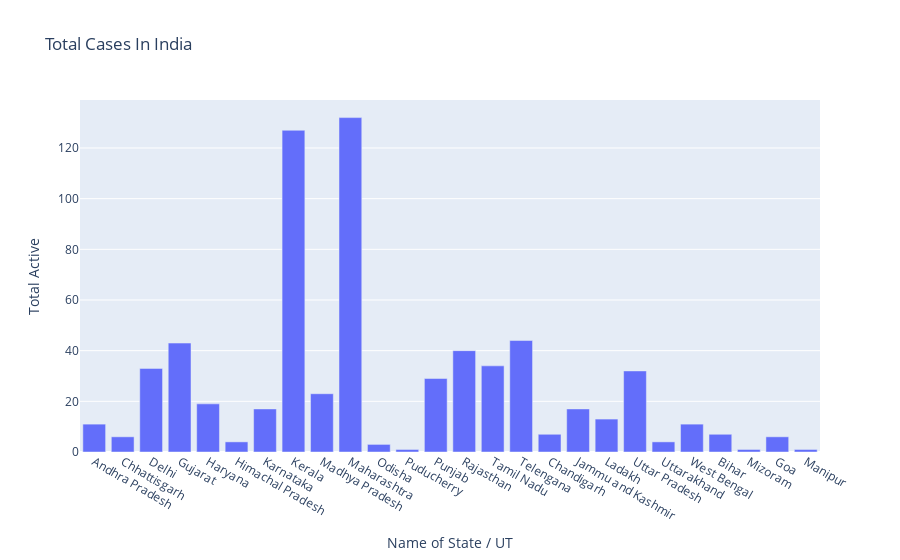

The code cell stored with this chart in its notebook:
### Markdown cell above
## oo vis
### matplotlib

### Code cell
fig=plt.figure(dpi=200,figsize=(20,10))
axes=fig.add_axes([0,0,1,1])
axes.bar(df['Name of State / UT'],df['Total Active'])
axes.set_title('Total Cases In India')
axes.set_xlabel("Name of State / UT")
axes.set_ylabel("Total Active")
plt.show()
#plotly
fig=go.Figure()
fig.add_trace(go.Bar(x=df['Name of State / UT'],y=df['Total Active']))
fig.update_layout(title='Total Cases In India',xaxis=dict(title="Name of State / UT"),yaxis=dict(title="Total Active"))

### Figure 1 — Plotly figure (JSON) as saved in the notebook; plotly's stock layout.template omitted (floating-point values rounded to 4 significant figures)
{"data": [{"type": "bar", "x": ["Andhra Pradesh", "Chhattisgarh", "Delhi", "Gujarat", "Haryana", "Himachal Pradesh", "Karnataka", "Kerala", "Madhya Pradesh", "Maharashtra", "Odisha", "Puducherry", "Punjab", "Rajasthan", "Tamil Nadu", "Telengana", "Chandigarh", "Jammu and Kashmir", "Ladakh", "Uttar Pradesh", "Uttarakhand", "West Bengal", "Bihar", "Mizoram", "Goa", "Manipur"], "y": [11, 6, 33, 43, 19, 4, 17, 127, 23, 132, 3, 1, 29, 40, 34, 44, 7, 17, 13, 32, 4, 11, 7, 1, 6, 1]}], "layout": {"title": {"text": "Total Cases In India"}, "xaxis": {"title": {"text": "Name of State / UT"}}, "yaxis": {"title": {"text": "Total Active"}}}}
